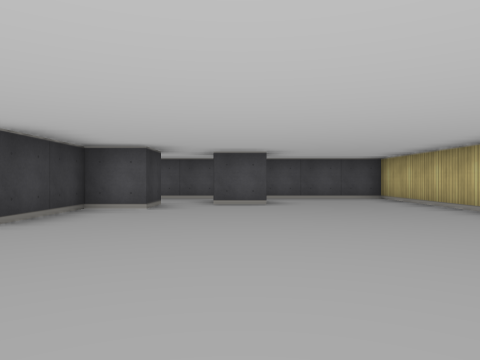
view 1 (above)

12 first-person views from a walk through a cub3D maze. The camera is about half as high as the walls, looks level and sees 70° across. The floor is counted in squares. Each view is taken from the middle of a square. On the plan, view 1 faces up. The plan holds only what a view shows up to about 9 squares ahead; the rest is blank.

view 2
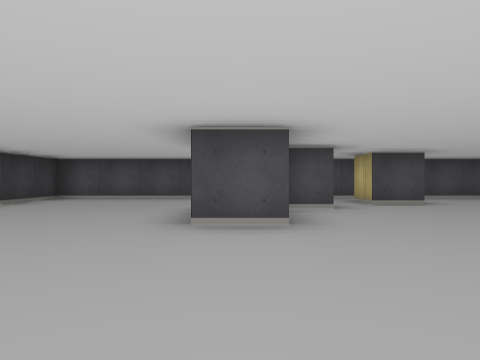

view 3
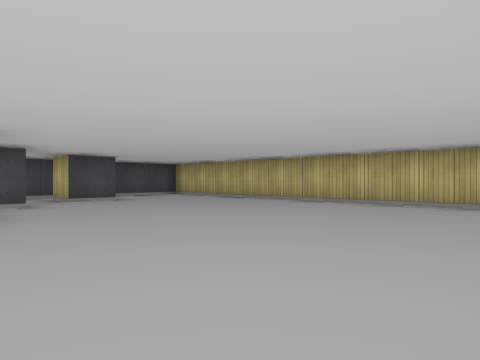

view 4
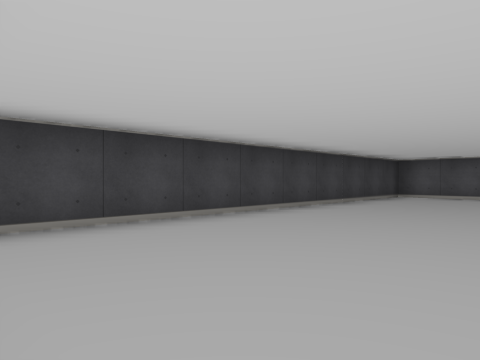

view 5
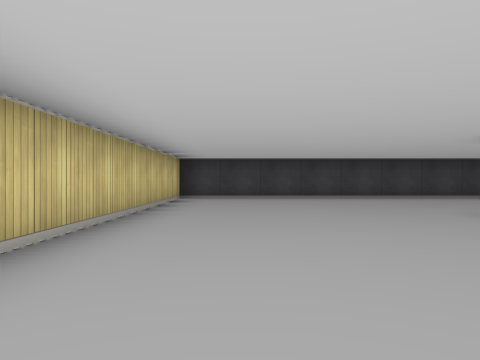

view 6
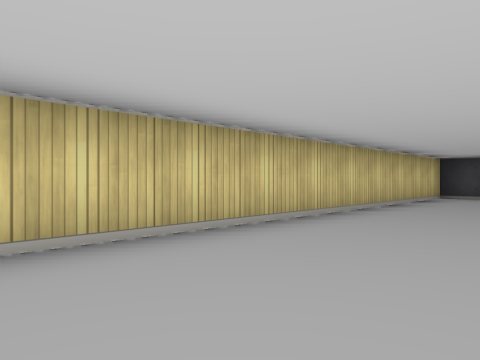

view 7
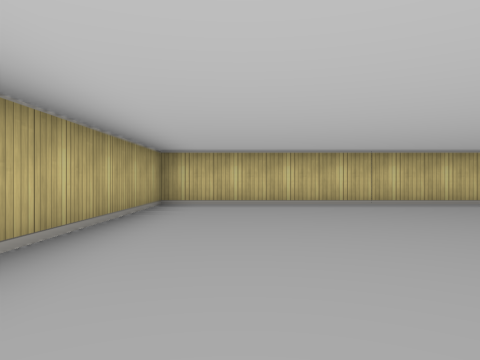

view 8
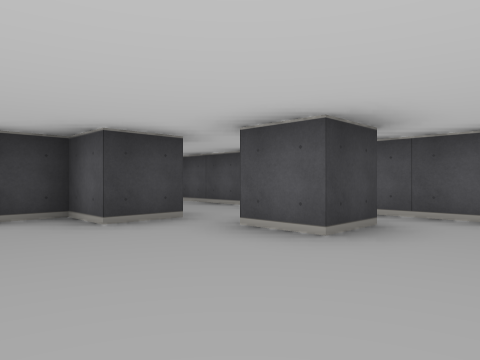

view 9
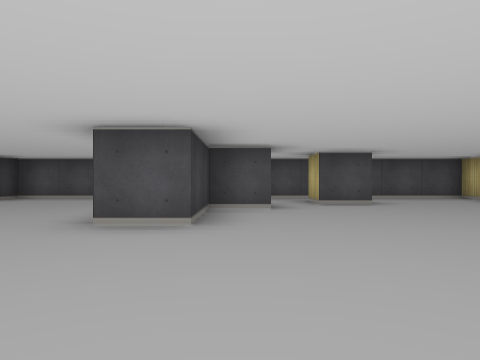

view 10
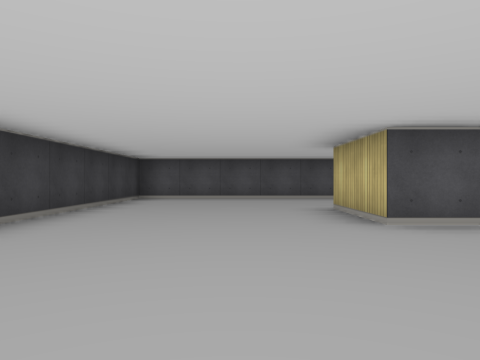

view 11
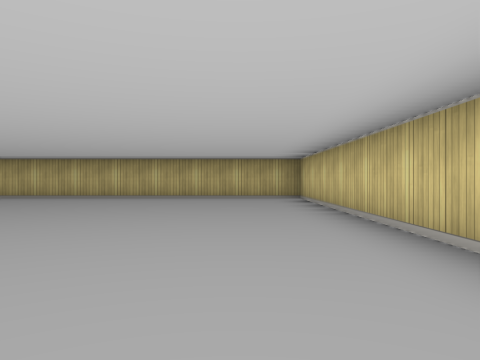

view 12
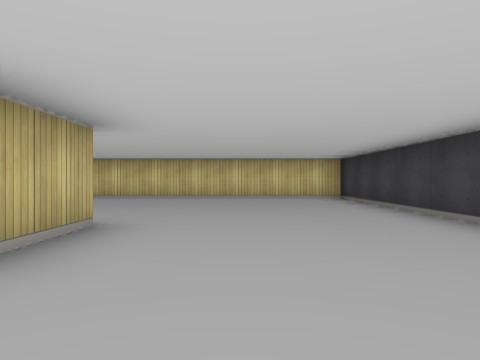

### Floor plan
Points are (right, up) in squares from view 1. A wall is a line through its corners. A room is listed if a view was taken in it or the views show most of it. See-through windows are left out.
Room 1 (views 1, 2, 3, 4, 5, 6, 7, 8, 9, 10, 11, 12)
walls: (-1.5, 6.5) (-1.5, 5.5) (-2.5, 5.5) (-2.5, 3.5) (-3.5, 3.5) (-3.5, 5.5); (0.5, 7.5) (0.5, 6.5) (-0.5, 6.5) (-0.5, 7.5); (-7.5, -1.5) (3.5, -1.5) (3.5, 8.5) (-7.5, 8.5) (-7.5, -1.5)

Where each view was taken, in squares from view 1:
view 1: 0 up, 0 right, facing up
view 2: 0 up, 3 left, facing up
view 3: 1 down, 3 left, facing up-right
view 4: 1 down, 4 left, facing up-left
view 5: 0 up, 1 right, facing left
view 6: 1 up, 2 right, facing down-left
view 7: 5 up, 2 right, facing down
view 8: 4 up, 2 right, facing up-left
view 9: 0 up, 2 left, facing up
view 10: 0 up, 5 left, facing up
view 11: 0 up, 5 left, facing right
view 12: 7 up, 5 left, facing down
